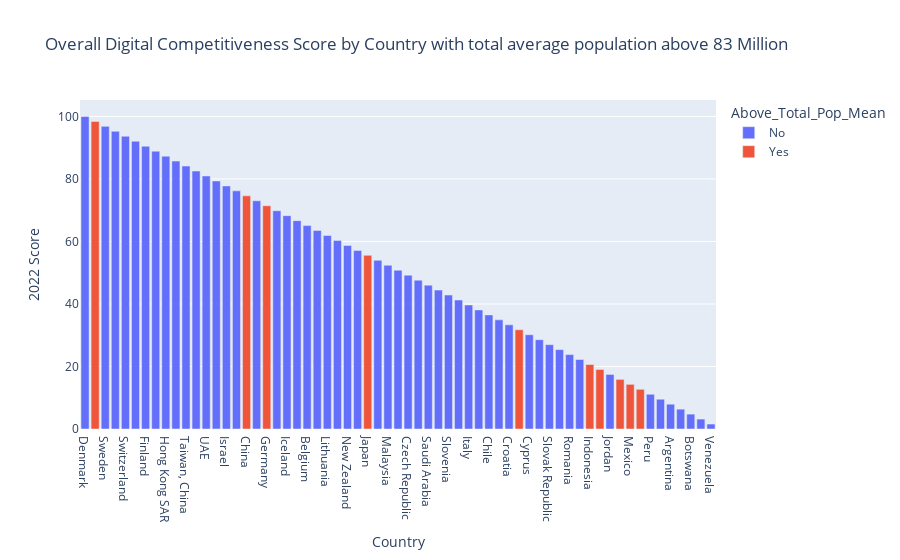

The notebook cell saved with this chart:
### Code cell
fig = px.bar(df_pop, x='Country', y='2022 Score', title= 'Overall Digital Competitiveness Score by Country with total average population above 83 Million',color='Above_Total_Pop_Mean')
fig.update_layout(xaxis={'categoryorder':'total descending'})
fig.show()

### Figure 1 — Plotly figure (JSON) as saved in the notebook; plotly's stock layout.template omitted (floating-point values rounded to 4 significant figures)
{"data": [{"alignmentgroup": "True", "hovertemplate": "Above_Total_Pop_Mean=No<br>Country=%{x}<br>2022 Score=%{y}<extra></extra>", "legendgroup": "No", "marker": {"color": "#636efa", "pattern": {"shape": ""}}, "name": "No", "offsetgroup": "No", "orientation": "v", "showlegend": true, "textposition": "auto", "type": "bar", "x": ["Denmark", "Sweden", "Singapore", "Switzerland", "Netherlands", "Finland", "Korea Rep", "Hong Kong SAR", "Canada", "Taiwan, China", "Norway", "UAE", "Australia", "Israel", "United Kingdom", "Austria", "Estonia", "Iceland", "France", "Belgium", "Ireland", "Lithuania", "Qatar", "New Zealand", "Spain", "Luxembourg", "Malaysia", "Bahrain", "Czech Republic", "Latvia", "Saudi Arabia", "Kazakhstan", "Slovenia", "Portugal", "Italy", "Thailand", "Chile", "Hungary", "Croatia", "Cyprus", "Poland", "Slovak Republic", "Bulgaria", "Romania", "Greece", "Jordan", "Peru", "South Africa", "Argentina", "Colombia", "Botswana", "Mongolia", "Venezuela"], "xaxis": "x", "y": [100, 96.83, 95.24, 93.65, 92.06, 90.48, 88.89, 87.3, 85.71, 84.13, 82.54, 80.95, 79.37, 77.78, 76.19, 73.02, 69.84, 68.25, 66.67, 65.08, 63.49, 61.9, 60.32, 58.73, 57.14, 53.97, 52.38, 50.79, 49.21, 47.62, 46.03, 44.44, 42.86, 41.27, 39.68, 38.1, 36.51, 34.92, 33.33, 30.16, 28.57, 26.98, 25.4, 23.81, 22.22, 17.46, 11.11, 9.524, 7.937, 6.349, 4.762, 3.175, 1.587], "yaxis": "y"}, {"alignmentgroup": "True", "hovertemplate": "Above_Total_Pop_Mean=Yes<br>Country=%{x}<br>2022 Score=%{y}<extra></extra>", "legendgroup": "Yes", "marker": {"color": "#EF553B", "pattern": {"shape": ""}}, "name": "Yes", "offsetgroup": "Yes", "orientation": "v", "showlegend": true, "textposition": "auto", "type": "bar", "x": ["USA", "China", "Germany", "Japan", "India", "Indonesia", "Brazil", "Turkey", "Mexico", "Philippines"], "xaxis": "x", "y": [98.41, 74.6, 71.43, 55.56, 31.75, 20.63, 19.05, 15.87, 14.29, 12.7], "yaxis": "y"}], "layout": {"barmode": "relative", "legend": {"title": {"text": "Above_Total_Pop_Mean"}, "tracegroupgap": 0}, "title": {"text": "Overall Digital Competitiveness Score by Country with total average population above 83 Million"}, "xaxis": {"anchor": "y", "categoryorder": "total descending", "domain": [0, 1], "title": {"text": "Country"}}, "yaxis": {"anchor": "x", "domain": [0, 1], "title": {"text": "2022 Score"}}}}
